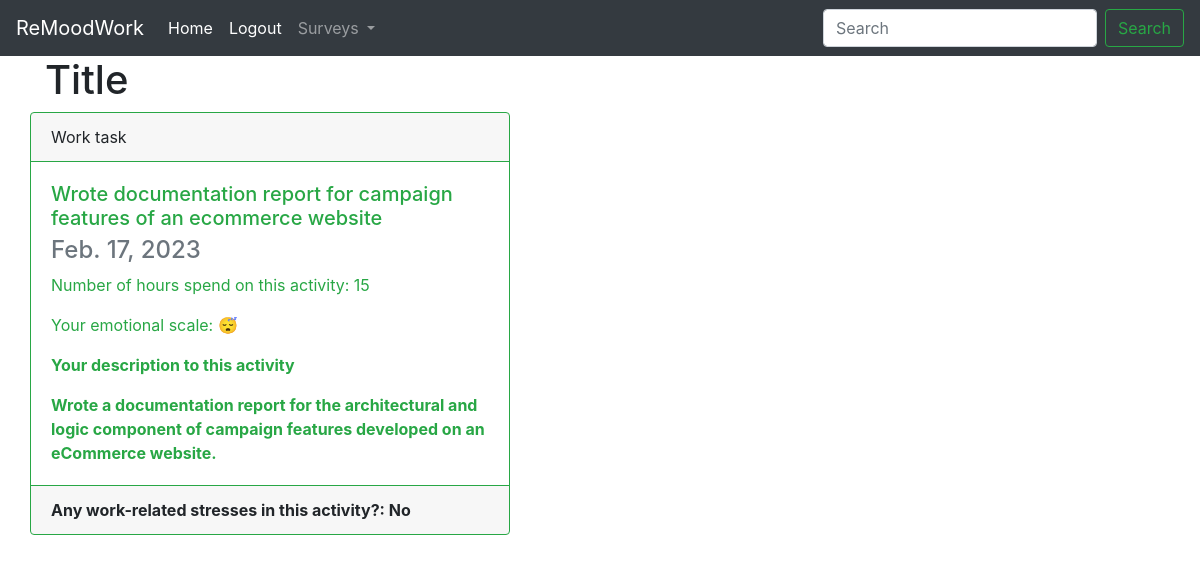
/ (signed in), run on an earlier commit of the app's database.
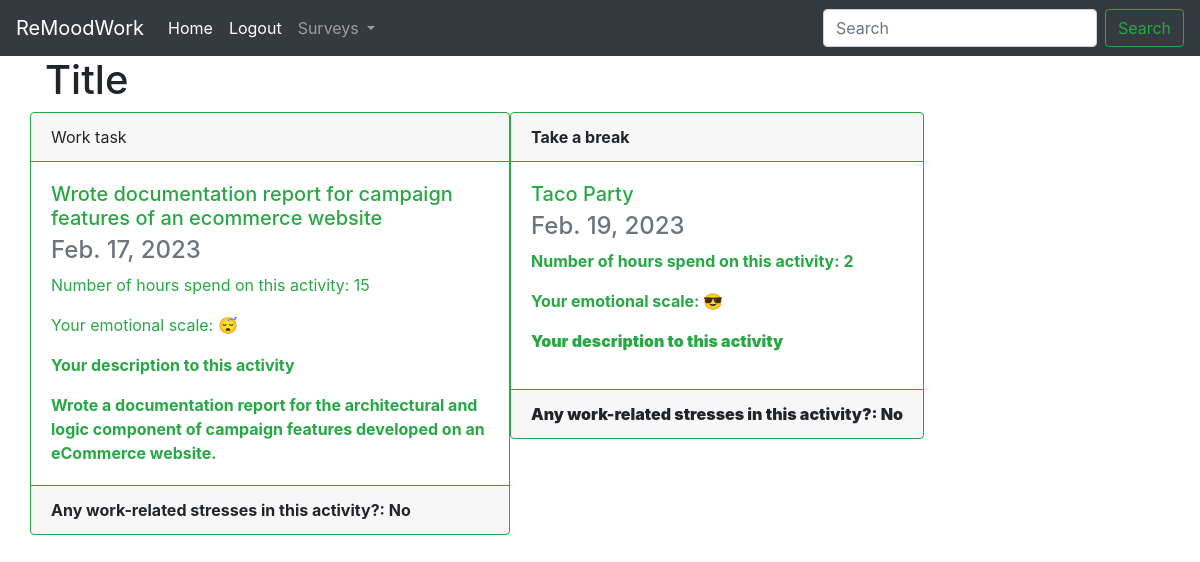
And on a later commit of the database.
### workrecords/models.py (models this page shows, shortened)
class PulseSurvey(models.Model):
    ACTIVITY_TYPE_CHOICES = (
        ("WT", "Work task"),
        ("TB", "Take a break"),
        ("DFV", "Day off/vacation")
    )
    EMOJI_STATUS_CHOICE = (
        ("happy", "\N{grinning face}"),
        ("tired", "\N{tired face}"),
        ("illness", "\N{face with thermometer}"),
        ("taking_break_or_vacation", "\N{smiling face with sunglasses}"),
        ("sleeping", "\N{sleeping face}"),
        ("need_help", "\N{confused face}"),
        ("upset", "\N{crying face}"),
        ("normal", "\N{neutral face}")
    )
    WORK_STRESSOR_STATUS_CHOICE = (
        ('YES', 'Yes'),
        ('NO', 'No')
    )
    activity_name = models.CharField(max_length=205)
    activity_type = models.CharField(max_length=20, choices=ACTIVITY_TYPE_CHOICES)
    num_hours = models.CharField(max_length=10)
    emotional_rate_status = models.CharField(max_length=35, choices=EMOJI_STATUS_CHOICE)
    activity_description = models.TextField(blank=True, null=True)
    work_stressor_status = models.CharField(max_length=5, choices=WORK_STRESSOR_STATUS_CHOICE)
    activity_created = models.DateField(auto_now_add=True)
    employee = models.ForeignKey(Employee, on_delete=models.CASCADE, related_name='pulse_survey')

### workrecords/views.py (the view)
# urls.py: path('', views.home_view, name='remoodwork-home'),
def home_view(request):
    pulse_survey_records = None
    if request.user.id:
        user = User.objects.get(pk=request.user.id)
        employee = Employee.objects.get(user=user)
        pulse_survey_records = PulseSurvey.objects.filter(employee=employee)
    context =  {
        'user_id': request.user.id,
        'pulse_survey_records': pulse_survey_records
    }
    return render(request=request, template_name='workrecords/home_page.html', context=context)

### workrecords/templates/workrecords/home_page.html (shortened to what this page needs)
{% extends 'workrecords/base.html' %}
{% block content %}
{% if user.is_authenticated %}
<div class="container">
  <div class="row">
    <div class="col-12">
      <h1>Title</h1>
    </div>
    {% for pulse_survey in pulse_survey_records %}
        <div class="card border-success mb-2" style="max-width: 30rem;">
          <div class="card-header border-success">{{ pulse_survey.get_activity_type_display }}</div>
          <div class="card-body text-success">
            <h5 class="card-title">{{ pulse_survey.activity_name }}</h5>
            <h4 class="card-subtitle mb-2 text-muted">{{ pulse_survey.activity_created }}</h4>
            <p class="card-text">Number of hours spend on this activity:
                {{ pulse_survey.num_hours }}</p>
            <p class="card-text">Your emotional scale:
                {{ pulse_survey.get_emotional_rate_status_display }}</p>
            <p class="card-text"><strong>Your description to this activity</p>
            <p class="card-text">{{ pulse_survey.activity_description }}</p>
          </div>
          <div class="card-footer border-success">Any work-related stresses in this activity?:
                {{ pulse_survey.get_work_stressor_status_display }}</div>
        </div>
    {% endfor %}
  </div>
</div>
{% endif %}
{% endblock content %}

### workrecords/templates/workrecords/base.html (shortened to what this page needs)
<!DOCTYPE html>
<html lang="en">
<head>
    <link rel="stylesheet" href="https://cdn.jsdelivr.net/npm/bootstrap@4.4.1/dist/css/bootstrap.min.css">
</head>
<body>
    <nav class="navbar navbar-expand-lg navbar-dark bg-dark">
      <a class="navbar-brand" href="{% url 'remoodwork-home' %}">ReMoodWork</a>
      <div class="collapse navbar-collapse" id="navbarSupportedContent">
        <ul class="navbar-nav mr-auto">
          <li class="nav-item active">
            <a class="nav-link" href="{% url 'remoodwork-home' %}">Home <span class="sr-only">(current)</span></a>
          </li>
            {% if user.is_authenticated %}
                <li class="nav-item active">
                    <a class="nav-link" href="{% url 'remoodwork-logout-user' %}">Logout</a>
                </li>
                <li class="nav-item dropdown">
                    <a class="nav-link dropdown-toggle" href="#" id="navbarDropdown" role="button" data-toggle="dropdown" aria-haspopup="true" aria-expanded="false">
                        Surveys
                    </a>
                </li>
          {% endif %}
        </ul>
        <form class="form-inline my-2 my-lg-0">
          <input class="form-control mr-sm-2" type="search" placeholder="Search" aria-label="Search">
          <button class="btn btn-outline-success my-2 my-sm-0" type="submit">Search</button>
        </form>
      </div>
    </nav>
    <div>
        {% block content %}{% endblock content %}
    </div>
</body>
</html>

What changed in the data, as far as the page shows it:
added PulseSurvey: activity_type "Take a break", activity_name "Taco Party", activity_created "Feb. 19, 2023", num_hours "2", emotional_rate_status "😎", work_stressor_status "No"
